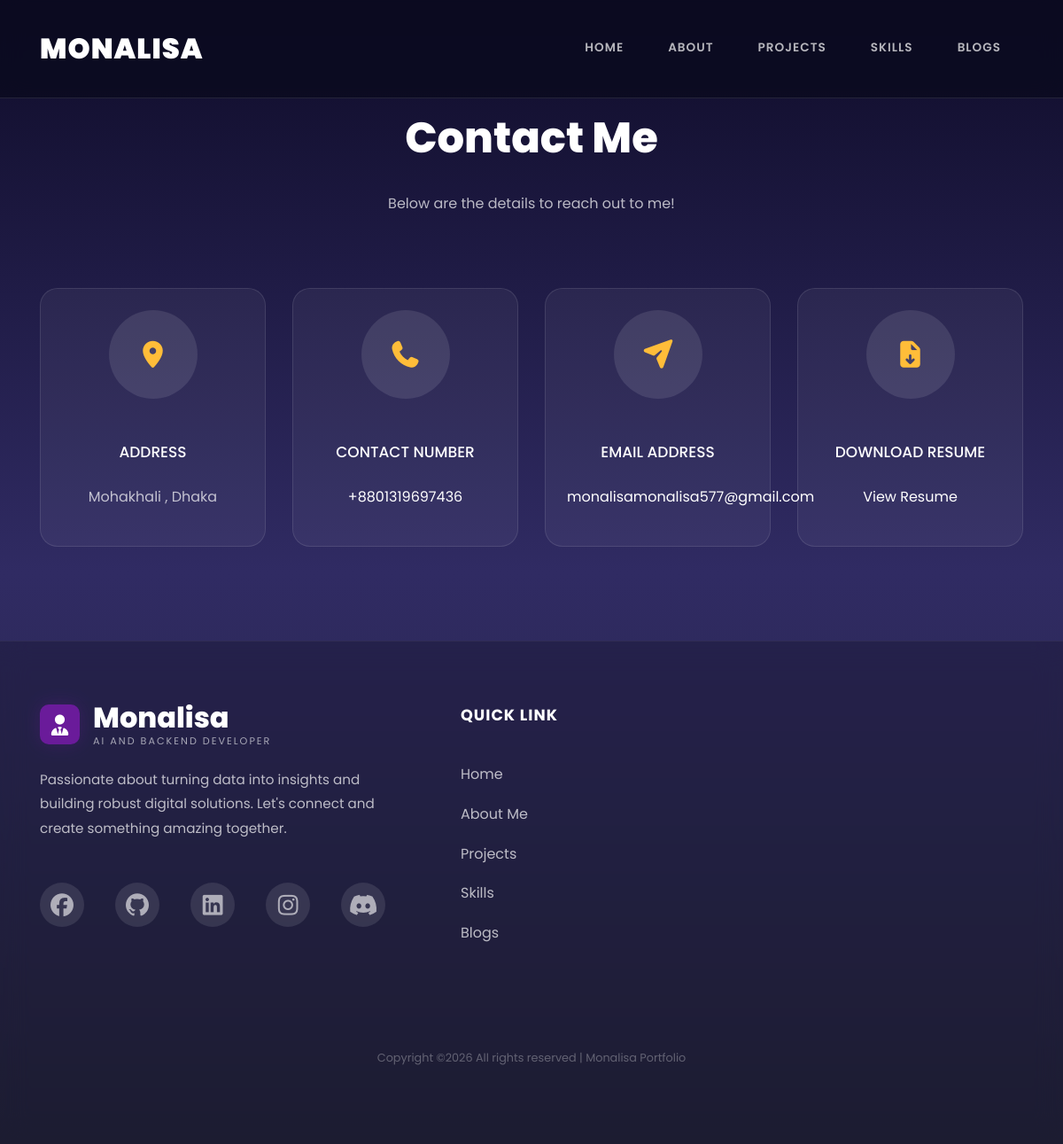
Page /contact/ on the committed database.
### app/models.py (models this page shows)
class Personal_Info(models.Model):
    name = models.CharField(max_length=200)
    Job_role= models.CharField(max_length=200)
    address = models.CharField(max_length=200)
    experience = models.CharField(max_length=200)
    phone_number= models.IntegerField()
    email_address = models.EmailField()
    reusme_link =models.URLField(default='not_available')
    linkedin = models.URLField(default='https://github.com/MONAlIS-A')
    facebook_link =models.URLField(default='https://github.com/MONAlIS-A')
    instagram_link= models.URLField(default='https://github.com/MONAlIS-A')
    github_link = models.URLField(default='https://github.com/')
    discord_link =models.URLField(default='https://github.com/MONAlIS-A')

### app/views.py (the view)
# urls.py: path('contact/', views.Contact, name='contact'),
def Contact(request):
    data = Personal_Info.objects.all()
    return render(request, 'app/contact.html', {'data': data})

### app/templates/app/contact.html (shortened to what this page needs)
{% extends 'common_code/base.html' %}
{% load static %}
{% block main-content %}
  <section class="ftco-section contact-section ftco-no-pb" id="contact-section">
      <div class="container">
      	<div class="row justify-content-center mb-5 pb-3">
          <div class="col-md-7 heading-section text-center ftco-animate">
            <h2 class="mb-4">Contact Me</h2>
            <p>Below are the details to reach out to me!</p>
          </div>
        </div>
		{% for data in data %}
        <div class="row d-flex contact-info mb-5">
          <div class="col-md-6 col-lg-3 d-flex ftco-animate">
          	<div class="align-self-stretch box p-4 text-center">
          		<div class="icon d-flex align-items-center justify-content-center">
          			<span class="fas fa-map-marker-alt"></span>
          		</div>
          		<h3 class="mb-4">Address</h3>
	            <p>{{data.address}}</p>
	          </div>
          </div>
          <div class="col-md-6 col-lg-3 d-flex ftco-animate">
          	<div class="align-self-stretch box p-4 text-center">
          		<div class="icon d-flex align-items-center justify-content-center">
          			<span class="fas fa-phone"></span>
          		</div>
          		<h3 class="mb-4">Contact Number</h3>
	            <p><a href="tel:+880{{data.phone_number}}">+880{{data.phone_number}}</a></p>
	          </div>
          </div>
          <div class="col-md-6 col-lg-3 d-flex ftco-animate">
          	<div class="align-self-stretch box p-4 text-center">
          		<div class="icon d-flex align-items-center justify-content-center">
          			<span class="fas fa-paper-plane"></span>
          		</div>
          		<h3 class="mb-4">Email Address</h3>
	            <p><a href="mailto:{{data.email_address}}">{{data.email_address}}</a></p>
	          </div>
          </div>
          <div class="col-md-6 col-lg-3 d-flex ftco-animate">
          	<div class="align-self-stretch box p-4 text-center">
          		<div class="icon d-flex align-items-center justify-content-center">
          			<span class="fas fa-file-download"></span>
          		</div>
          		<h3 class="mb-4">Download Resume</h3>
	            <p><a href="{{data.reusme_link}}" target="_blank">View Resume</a></p>
	          </div>
          </div>
          </div>
		  {% endfor %}
		  <div class="container">
			<br>
			<br>
   </div>
 </section>
{% endblock main-content %}

### app/templates/common_code/base.html (shortened to what this page needs)
{% load static %}
<!DOCTYPE html>
<html lang="en">
  <head>
    <link rel="stylesheet" href="https://cdnjs.cloudflare.com/ajax/libs/font-awesome/7.0.0/css/all.min.css">
    <link rel="stylesheet" href="{% static 'app/css/open-iconic-bootstrap.min.css' %}">
    <link rel="stylesheet" href="{% static 'app/css/animate.css' %}">
    <link rel="stylesheet" href="{% static 'app/css/owl.carousel.min.css' %}">
    <link rel="stylesheet" href="{% static 'app/css/owl.theme.default.min.css' %}">
    <link rel="stylesheet" href="{% static 'app/css/magnific-popup.css' %}">
    <link rel="stylesheet" href="{% static 'app/css/aos.css' %}">
    <link rel="stylesheet" href="{% static 'app/css/ionicons.min.css' %}">
    <link rel="stylesheet" href="{% static 'app/css/flaticon.css' %}">
    <link rel="stylesheet" href="{% static 'app/css/icomoon.css' %}">
    <link rel="stylesheet" href="{% static 'app/css/style.css' %}">
	<link rel="stylesheet" href="{% static 'app/css/my_style.css' %}">
  </head>
  <body data-spy="scroll" data-target=".site-navbar-target" data-offset="300">
    <nav class="navbar navbar-expand-lg navbar-dark ftco_navbar ftco-navbar-light site-navbar-target" id="ftco-navbar">
	    <div class="container">
	      <a class="navbar-brand" href="{% url 'home' %}">Monalisa</a>
	      <div class="collapse navbar-collapse" id="ftco-nav">
	        <ul class="navbar-nav nav ml-auto">
	          <li class="nav-item"><a href="{% url 'home' %}" class="nav-link"><span>Home</span></a></li>
	          <li class="nav-item"><a href="{% url 'about' %}" class="nav-link"><span>About</span></a></li>
	          <li class="nav-item"><a href="{% url 'projects' %}" class="nav-link"><span>Projects</span></a></li>
	          <li class="nav-item"><a href="{% url 'skills' %}" class="nav-link"><span>Skills</span></a></li>
              <li class="nav-item"><a href="{% url 'blogs' %}" class="nav-link"><span>Blogs</span></a></li>
	        </ul>
	      </div>
	    </div>
	</nav>
	{% block main-content %}
 	{% endblock %}
    <footer class="ftco-footer ftco-section" style="background: rgba(0, 0, 0, 0.2); backdrop-filter: blur(15px); padding: 70px 0; border-top: 1px solid rgba(255,255,255,0.05);">
		<div class="container">
            {% for p in data %}
		  <div class="row">
			<div class="col-md-5 mb-4 mb-md-0">
			  <div class="ftco-footer-widget">
				<div class="d-flex align-items-center mb-4">
                    <div style="background: #6a1b9a; width: 45px; height: 45px; border-radius: 10px; display: flex; align-items: center; justify-content: center; margin-right: 15px; box-shadow: 0 0 20px rgba(106, 27, 154, 0.3);">
                        <i class="fas fa-user-tie" style="color: #fff; font-size: 1.5rem;"></i>
                    </div>
                    <h2 class="footer-heading" style="color: #fff; font-size: 2rem; font-weight: 800; margin: 0; line-height: 1;">{{ p.name }} <span style="display: block; font-size: 0.7rem; font-weight: 400; letter-spacing: 2px; color: rgba(255,255,255,0.6); margin-top: 5px; text-transform: uppercase;">{{ p.Job_role }}</span></h2>
                </div>
				<p style="color: rgba(255,255,255,0.7); line-height: 1.8; font-size: 0.95rem; max-width: 400px;">Passionate about turning data into insights and building robust digital solutions. Let's connect and create something amazing together.</p>
				<ul class="ftco-footer-social list-unstyled mt-5 d-flex" style="gap: 25px;">
				  <li><a href="{{ p.facebook_link }}" style="color: #fff; font-size: 1.4rem; transition: 0.3s;"><span class="fab fa-facebook"></span></a></li>
				  <li><a href="{{ p.github_link }}" style="color: #fff; font-size: 1.4rem; transition: 0.3s;"><span class="fab fa-github"></span></a></li>
				  <li><a href="{{ p.linkedin }}" style="color: #fff; font-size: 1.4rem; transition: 0.3s;"><span class="fab fa-linkedin"></span></a></li>
				  <li><a href="{{ p.instagram_link }}" style="color: #fff; font-size: 1.4rem; transition: 0.3s;"><span class="fab fa-instagram"></span></a></li>
				  <li><a href="{{ p.discord_link }}" style="color: #fff; font-size: 1.4rem; transition: 0.3s;"><span class="fab fa-discord"></span></a></li>
				</ul>
			  </div>
			</div>
			<div class="col-md-3 mb-4 mb-md-0">
			  <div class="ftco-footer-widget">
				<h2 class="footer-heading" style="color: #fff; font-size: 1.1rem; font-weight: 700; letter-spacing: 1px; margin-bottom: 40px; text-transform: uppercase;">Quick Link</h2>
				<ul class="list-unstyled">
				  <li class="mb-3"><a href="{% url 'home' %}" style="color: rgba(255,255,255,0.7); text-decoration: none; transition: 0.3s;">Home</a></li>
				  <li class="mb-3"><a href="{% url 'about' %}" style="color: rgba(255,255,255,0.7); text-decoration: none; transition: 0.3s;">About Me</a></li>
				  <li class="mb-3"><a href="{% url 'projects' %}" style="color: rgba(255,255,255,0.7); text-decoration: none; transition: 0.3s;">Projects</a></li>
				  <li class="mb-3"><a href="{% url 'skills' %}" style="color: rgba(255,255,255,0.7); text-decoration: none; transition: 0.3s;">Skills</a></li>
                  <li class="mb-3"><a href="{% url 'blogs' %}" style="color: rgba(255,255,255,0.7); text-decoration: none; transition: 0.3s;">Blogs</a></li>
				</ul>
			  </div>
			</div>
		  </div>
            {% endfor %}
            <div class="row mt-5">
                <div class="col-md-12 text-center">
                    <p style="color: rgba(255,255,255,0.3); font-size: 0.8rem; margin-top: 50px;">
                        Copyright &copy;<script>document.write(new Date().getFullYear());</script> All rights reserved | Monalisa Portfolio
                    </p>
                </div>
            </div>
		</div>
	 </footer>
  </body>
</html>

### app/templates/app/contact.html (style rules this page uses)
body { background: #0f0c29; background: linear-gradient(to bottom, #0f0c29, #302b63, #24243e); color: #fff; font-family: 'Poppins', sans-serif; }
.contact-section { padding: 120px 0; }
.heading-section h2 { color: #fff; font-size: 3rem; font-weight: 800; }
.heading-section p { color: rgba(255, 255, 255, 0.7); }
.contact-info .box { background: rgba(255, 255, 255, 0.05); backdrop-filter: blur(10px); border: 1px solid rgba(255, 255, 255, 0.1); border-radius: 20px; transition: all 0.3s; height: 100%; }
.contact-info .icon { width: 60px; height: 60px; background: rgba(255, 255, 255, 0.1); border-radius: 50%; margin: 0 auto 20px; color: #00d2ff; font-size: 1.5rem; }
.contact-info h3 { color: #fff; font-size: 1.2rem; font-weight: 700; }
.contact-info p, .contact-info p a { color: rgba(255, 255, 255, 0.7); text-decoration: none; }

### app/templates/common_code/base.html (style rules this page uses)
#ftco-navbar { background: rgba(10, 10, 30, 0.8) !important; backdrop-filter: blur(15px); border-bottom: 1px solid rgba(255, 255, 255, 0.1); padding: 15px 0; transition: all 0.3s; }
#ftco-navbar .navbar-brand { font-weight: 900; font-size: 2rem; color: #fff !important; letter-spacing: 1px; text-transform: uppercase; }
#ftco-navbar .nav-link { color: rgba(255, 255, 255, 0.7) !important; font-weight: 600; padding: 12px 25px !important; transition: all 0.3s; text-transform: uppercase; font-size: 0.85rem; letter-spacing: 1px; }

### rows in the picture
Personal_Info: address "Mohakhali , Dhaka", phone_number "1319697436", email_address "monalisamonalisa577@gmail.com", name "Monalisa", Job_role "AI AND BACKEND DEVELOPER"
